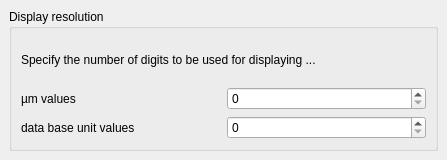
<ui version="4.0" >
 <class>MainConfigPage5</class>
 <widget class="QFrame" name="MainConfigPage5" >
  <property name="geometry" >
   <rect>
    <x>0</x>
    <y>0</y>
    <width>447</width>
    <height>160</height>
   </rect>
  </property>
  <property name="windowTitle" >
   <string>Application Settings</string>
  </property>
  <layout class="QGridLayout" >
   <property name="margin" >
    <number>9</number>
   </property>
   <property name="spacing" >
    <number>6</number>
   </property>
   <item row="0" column="0" >
    <widget class="QGroupBox" name="groupBox" >
     <property name="title" >
      <string>Display resolution</string>
     </property>
     <layout class="QGridLayout" >
      <property name="margin" >
       <number>9</number>
      </property>
      <property name="spacing" >
       <number>6</number>
      </property>
      <item row="0" column="0" colspan="2" >
       <widget class="QLabel" name="label_2" >
        <property name="text" >
         <string>Specify the number of digits to be used for displaying ...</string>
        </property>
        <property name="wordWrap" >
         <bool>true</bool>
        </property>
       </widget>
      </item>
      <item row="2" column="1" >
       <widget class="QSpinBox" name="dbu_digits" >
        <property name="maximum" >
         <number>15</number>
        </property>
       </widget>
      </item>
      <item row="1" column="1" >
       <widget class="QSpinBox" name="micron_digits" >
        <property name="maximum" >
         <number>15</number>
        </property>
       </widget>
      </item>
      <item row="2" column="0" >
       <widget class="QLabel" name="label_3" >
        <property name="text" >
         <string>data base unit values</string>
        </property>
       </widget>
      </item>
      <item row="1" column="0" >
       <widget class="QLabel" name="label" >
        <property name="text" >
         <string>µm values</string>
        </property>
       </widget>
      </item>
     </layout>
    </widget>
   </item>
  </layout>
 </widget>
 <layoutdefault spacing="6" margin="11" />
 <resources/>
 <connections/>
</ui>
